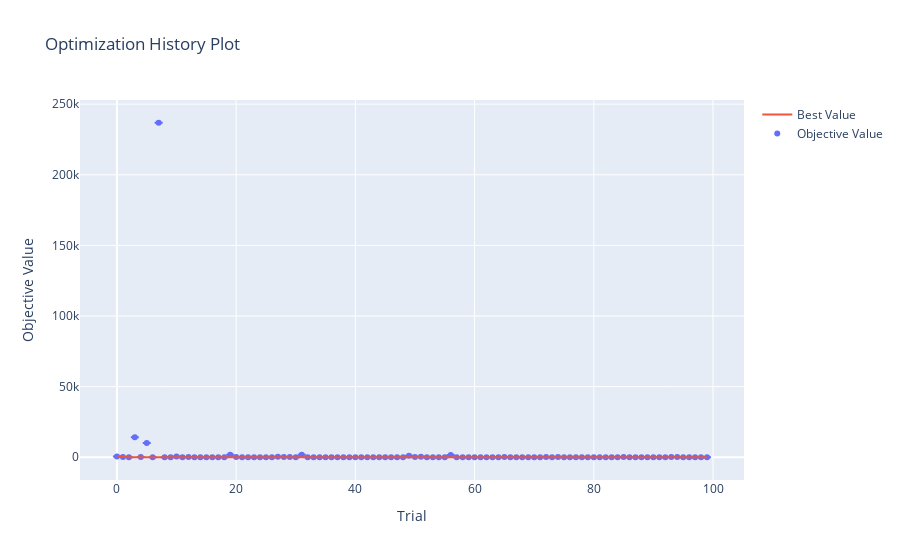

Notebook code cell kept with this figure:
### Code cell
optimization_history_plot = vis.plot_optimization_history(study, error_bar=True)
optimization_history_plot.show()
